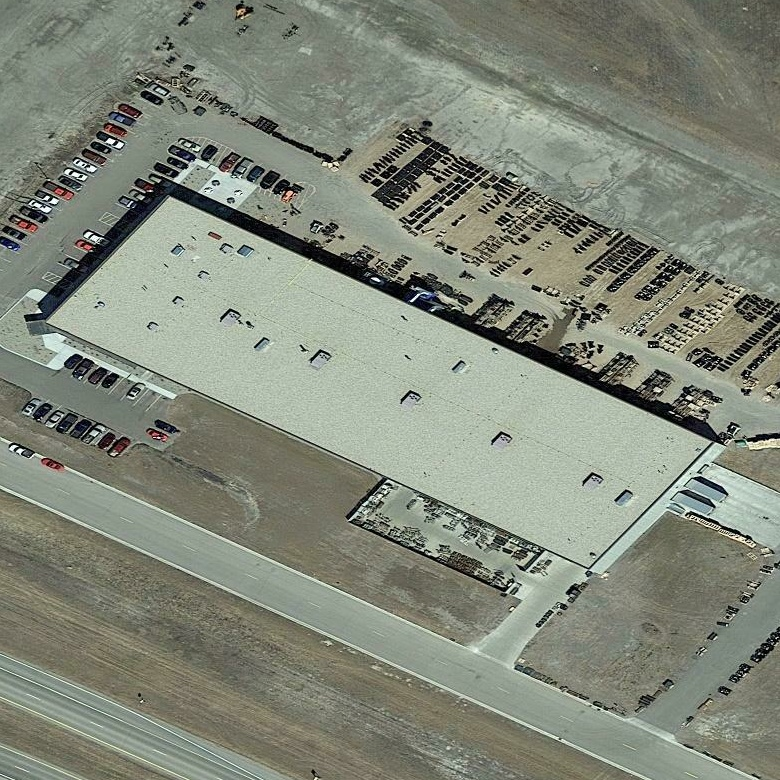
#> input picture data/raw/000000000.jpg, 780 x 780 px
$ python -i preprocessor.py   (imports and definitions only)
#> lines starting #> are read from the running program, lines starting #| are printed output that depends on the picture
"""VERITAS preprocessing — image loading, normalisation, and enhancement.

P0.1 — migrated from the reference repository's ``ImagePreprocessor``. The proven
numerical behavior is preserved:

- load grayscale or colour images from disk;
- normalise arbitrary numeric arrays to finite ``uint8`` (BGR/BGRA colour images
  are reduced to a single channel; NaN/±inf intensities are handled);
- apply CLAHE contrast enhancement.

Domain-specific framing from the reference implementation has been removed.

Dependencies: opencv-python, numpy.
"""

from pathlib import Path
from typing import Tuple, Union

import cv2
import numpy as np

ImageArray = np.ndarray


class Preprocessor:
    """Loads grayscale images, normalises them to finite uint8, and applies CLAHE."""

    def __init__(
        self,
        clip_limit: float = 2.5,
        tile_grid_size: Tuple[int, int] = (8, 8),
    ) -> None:
        """Initialise the preprocessor with CLAHE parameters.

        Args:
            clip_limit: CLAHE clipping limit (2.5 is a common default).
            tile_grid_size: size of the CLAHE tile grid.
        """
        self.clahe = cv2.createCLAHE(clipLimit=clip_limit, tileGridSize=tile_grid_size)

    def load(self, image_path: Union[str, Path]) -> ImageArray:
        """Load a grayscale image from disk."""
#> called with image_path = '../../data/raw/000000000.jpg'
        img = cv2.imread(str(image_path), cv2.IMREAD_GRAYSCALE)
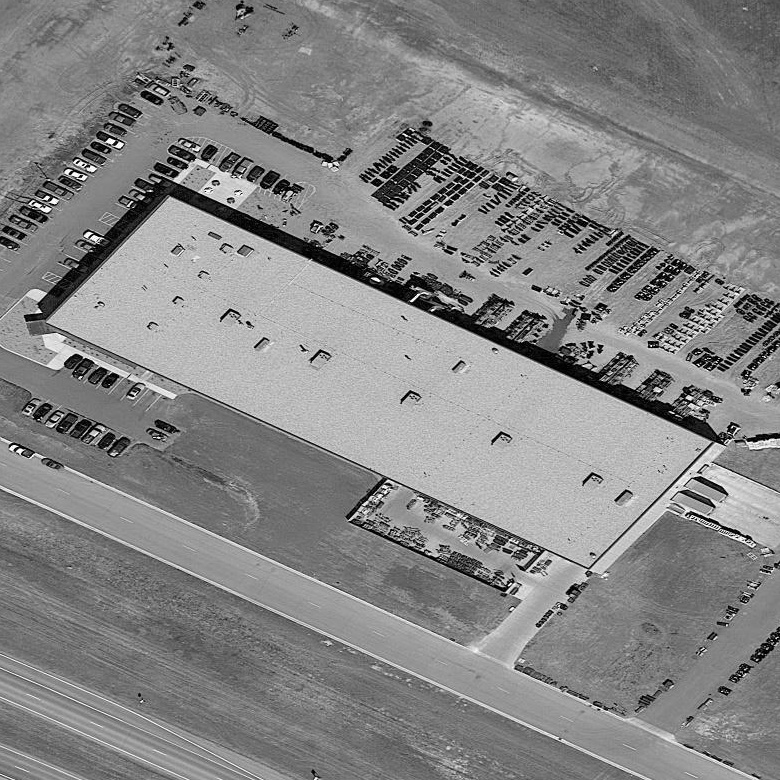
#> img: shape (780, 780); min 0, max 255, mean 132.9
        if img is None:
            raise FileNotFoundError(f"Could not load image at {image_path}")
        return img

    def normalize(self, img: ImageArray) -> ImageArray:
        """Return a finite grayscale uint8 image without mutating the input."""
        array = np.asarray(img)
        if array.size == 0 or array.ndim not in (2, 3):
            raise ValueError("image must be a non-empty grayscale or BGR/BGRA array")
        if array.ndim == 3:
            if array.shape[2] == 3:
                array = cv2.cvtColor(array, cv2.COLOR_BGR2GRAY)
            elif array.shape[2] == 4:
                array = cv2.cvtColor(array, cv2.COLOR_BGRA2GRAY)
            else:
                raise ValueError("colour images must have 3 or 4 channels")
        if array.dtype == np.uint8:
            return array.copy()
        values = array.astype(np.float32, copy=False)
        finite = values[np.isfinite(values)]
        if not len(finite):
            raise ValueError("image contains no finite intensity values")
        lo, hi = float(finite.min()), float(finite.max())
        if hi - lo < 1e-6:
            return np.zeros(values.shape, dtype=np.uint8)
        values = np.nan_to_num(values, nan=lo, posinf=hi, neginf=lo)
        return np.clip((values - lo) * (255.0 / (hi - lo)), 0, 255).astype(np.uint8)

    def enhance(self, img: ImageArray) -> ImageArray:
        """Apply CLAHE contrast enhancement."""
        return self.clahe.apply(img)
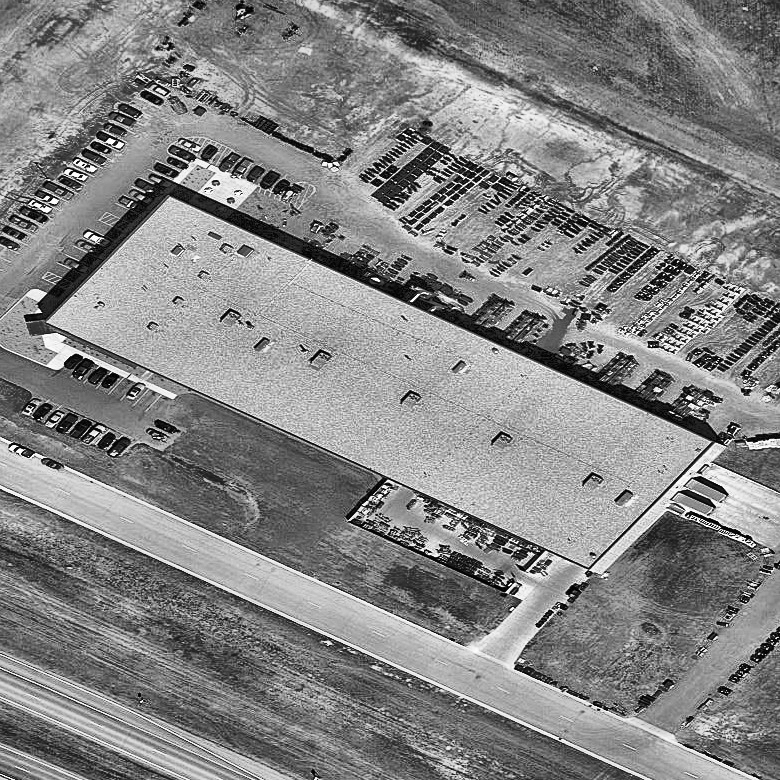
#> returned value: shape (780, 780); min 0, max 255, mean 132.5

    def process(self, image_path: Union[str, Path]) -> Tuple[ImageArray, ImageArray]:
        """Load and preprocess an image.

        Returns:
            Tuple of (normalized_raw, enhanced) grayscale images.
        """
        raw = self.normalize(self.load(image_path))
        enhanced = self.enhance(raw)
        return raw, enhanced

>>> result = Preprocessor().process('../../data/raw/000000000.jpg')

$ run again, on data/raw/000000003.jpg
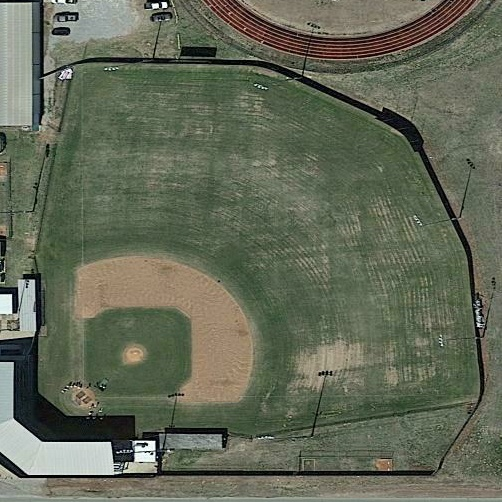
#> input picture data/raw/000000003.jpg, 502 x 502 px
#> in load, `img = cv2.imread(str(image_path), cv2.IMREAD_GRAYSCALE)`:
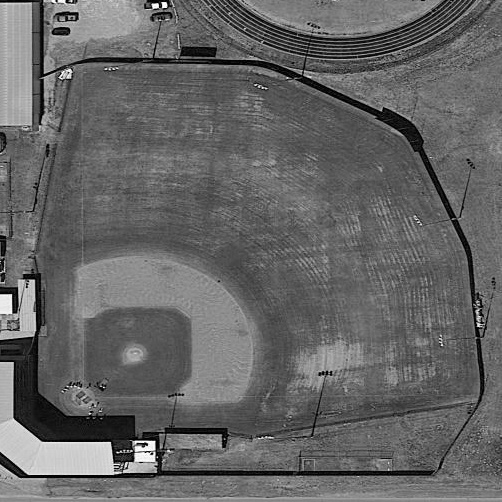
#> img: shape (502, 502); min 0, max 255, mean 101
#> in enhance, `return self.clahe.apply(img)`:
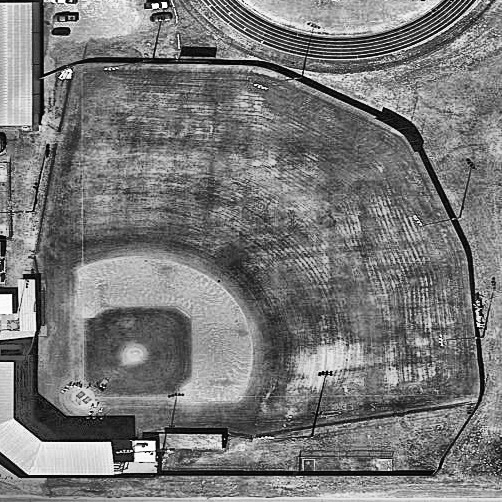
#> returned value: shape (502, 502); min 0, max 255, mean 120.4

$ run again, on data/raw/000000004.jpg
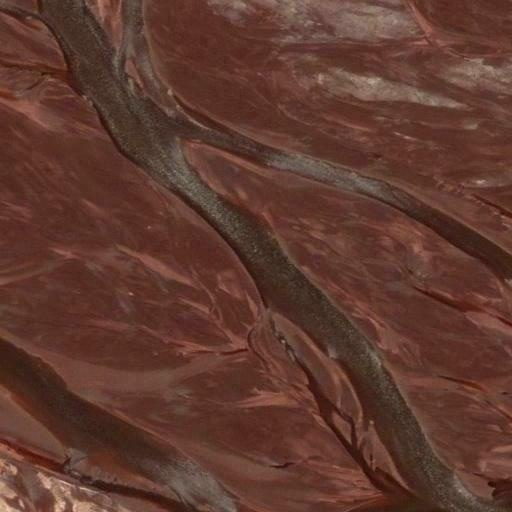
#> input picture data/raw/000000004.jpg, 512 x 512 px
#> in load, `img = cv2.imread(str(image_path), cv2.IMREAD_GRAYSCALE)`:
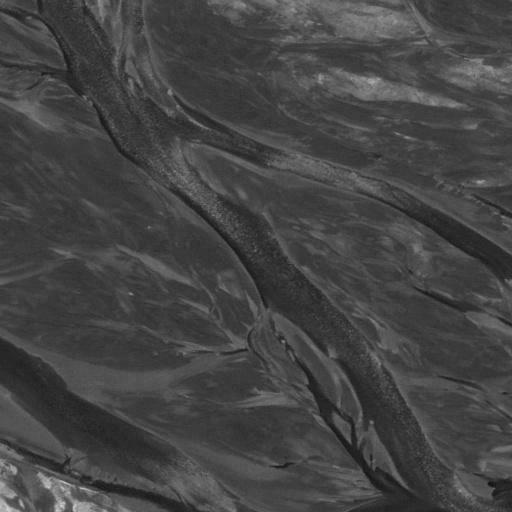
#> img: shape (512, 512); min 14, max 211, mean 68.4
#> in enhance, `return self.clahe.apply(img)`:
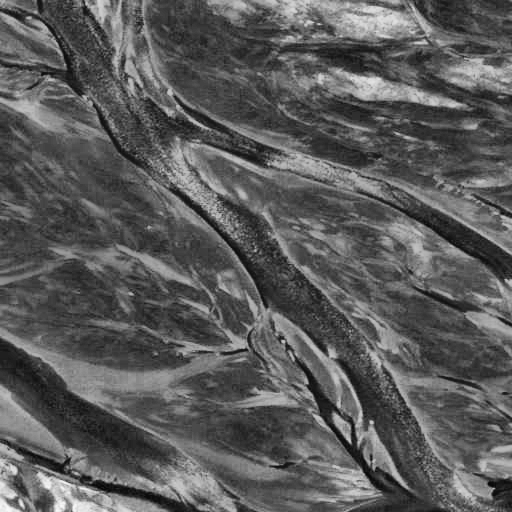
#> returned value: shape (512, 512); min 6, max 250, mean 91.1

$ run again, on data/raw/000000005.jpg
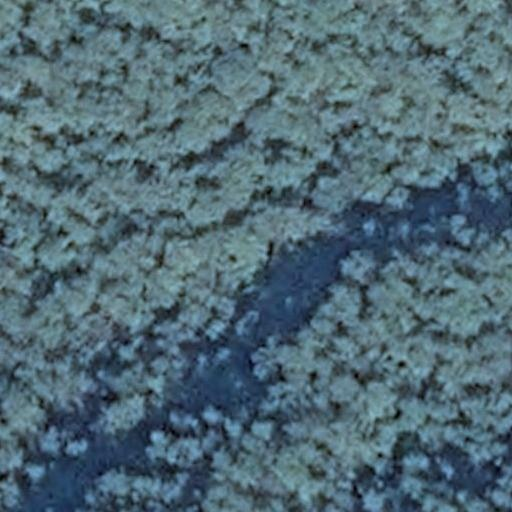
#> input picture data/raw/000000005.jpg, 512 x 512 px
#> in load, `img = cv2.imread(str(image_path), cv2.IMREAD_GRAYSCALE)`:
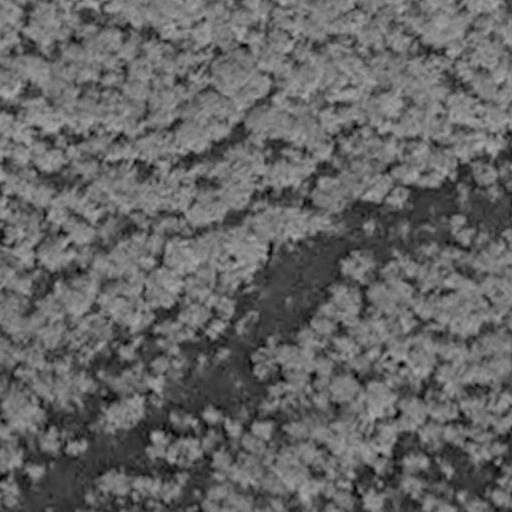
#> img: shape (512, 512); min 0, max 176, mean 99.7
#> in enhance, `return self.clahe.apply(img)`:
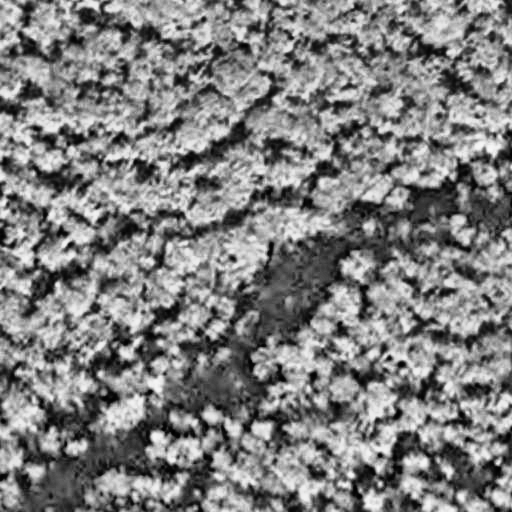
#> returned value: shape (512, 512); min 0, max 247, mean 127
